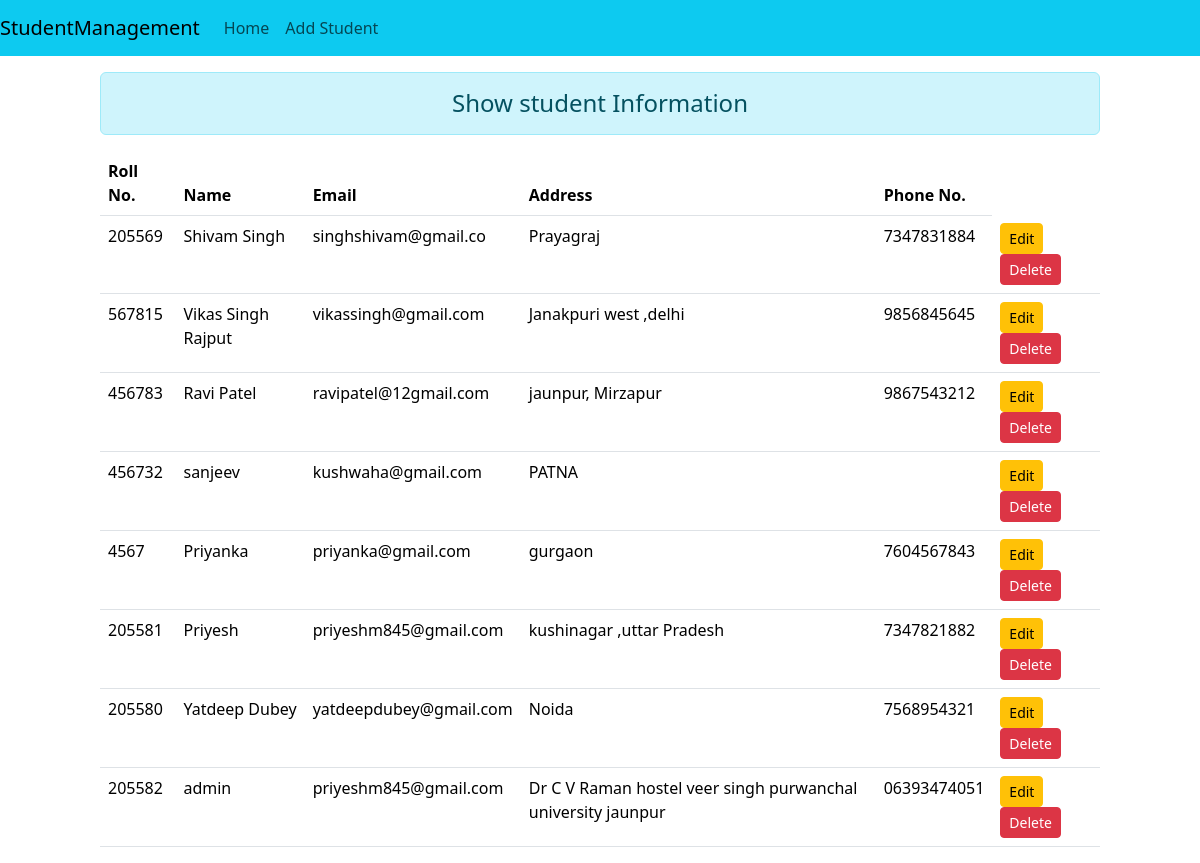
The page / on the database its author committed.
### std/models.py (models this page shows, shortened)
class Student(models.Model):
    roll=models.CharField(max_length=10,validators=[MinLengthValidator(1),MaxLengthValidator(10)])
    name=models.CharField(max_length=50)
    email=models.EmailField()
    address=models.CharField(max_length=150,blank=True, null=True)
    phone=models.CharField(RegexValidator(regex=r'^\+?1?\d{9,15}$'),max_length=17,blank=True, null=True)

### std/views.py (the view)
# urls.py: 2. Add a URL to urlpatterns:  path('', views.home, name='home')
def home(request):
    data=Student.objects.all()
    return render(request,"std/home.html",{"data":data})

### templates/std/home.html (shortened to what this page needs)
<!doctype html>
<html lang="en">
<head>
    <link href="https://cdn.jsdelivr.net/npm/bootstrap@5.3.3/dist/css/bootstrap.min.css" rel="stylesheet">
</head>
<body>
    {% include 'std/navbar.html' %}
    {% block content %}
    <div class="col-sm-10 offset-1">
        <h4 class="text-center alert alert-info my-3">Show student Information</h4>
        {% if data %}
        <table class="table table-hover">
            <thead>
                <tr>
                    <th scope="col">Roll No.</th>
                    <th scope="col">Name</th>
                    <th scope="col">Email</th>
                    <th scope="col">Address</th>
                    <th scope="col">Phone No.</th>
                </tr>
            </thead>
            <tbody>
                {% for st in data %}
                <tr>
                    <td scope="row">{{st.roll}}</td>
                    <td>{{st.name}}</td>
                    <td>{{st.email}}</td>
                    <td>{{st.address}}</td>
                    <td>{{st.phone}}</td>
                    <td>
                        <a href="{% url 'updateData' st.id %}" class="btn btn-warning btn-sm">Edit</a>
                        <form action="/delete/{{st.id}}/" method="POST" class="d-inline">
                            <input type="submit" class="btn btn-danger btn-sm" value="Delete">
                        </form>
                    </td>
                </tr>
                {% endfor %}
            </tbody>
        </table>
        {% else %}
        <h4 class="text-center alert alert-warning"> No Records</h4>
        {% endif %}
    </div>
    {% endblock content %}
</body>
</html>

### templates/std/navbar.html (shortened to what this page needs)
<nav class="navbar navbar-expand-lg navbar-light bg-info">
    <a class="navbar-brand" href="#">StudentManagement</a>
    <div class="collapse navbar-collapse" id="navbarSupportedContent">
        <ul class="navbar-nav mr-auto">
            <li class="nav-item active">
                <a class="nav-link" href="{% url 'home' %}">Home </a>
            </li>
            <li class="nav-item">
                <a class="nav-link" href="{% url 'std_add' %}">Add Student</a>
            </li>
        </ul>
    </div>
    </nav>

### rows shown on the page
Student: roll "205569", name "Shivam Singh", email "singhshivam@gmail.co", address "Prayagraj", phone "7347831884"
Student: roll "567815", name "Vikas Singh Rajput", email "vikassingh@gmail.com", address "Janakpuri west ,delhi", phone "9856845645"
Student: roll "456783", name "Ravi Patel", email "ravipatel@12gmail.com", address "jaunpur, Mirzapur", phone "9867543212"
Student: roll "456732", name "sanjeev", email "kushwaha@gmail.com", address "PATNA"
Student: roll "4567", name "Priyanka", email "priyanka@gmail.com", address "gurgaon", phone "7604567843"
Student: roll "205581", name "Priyesh", email "priyeshm845@gmail.com", address "kushinagar ,uttar Pradesh", phone "7347821882"
Student: roll "205580", name "Yatdeep Dubey", email "yatdeepdubey@gmail.com", address "Noida", phone "7568954321"
Student: roll "205582", name "admin", email "priyeshm845@gmail.com", address "Dr C V Raman hostel veer singh purwanchal university jaunpur", phone "06393474051"
